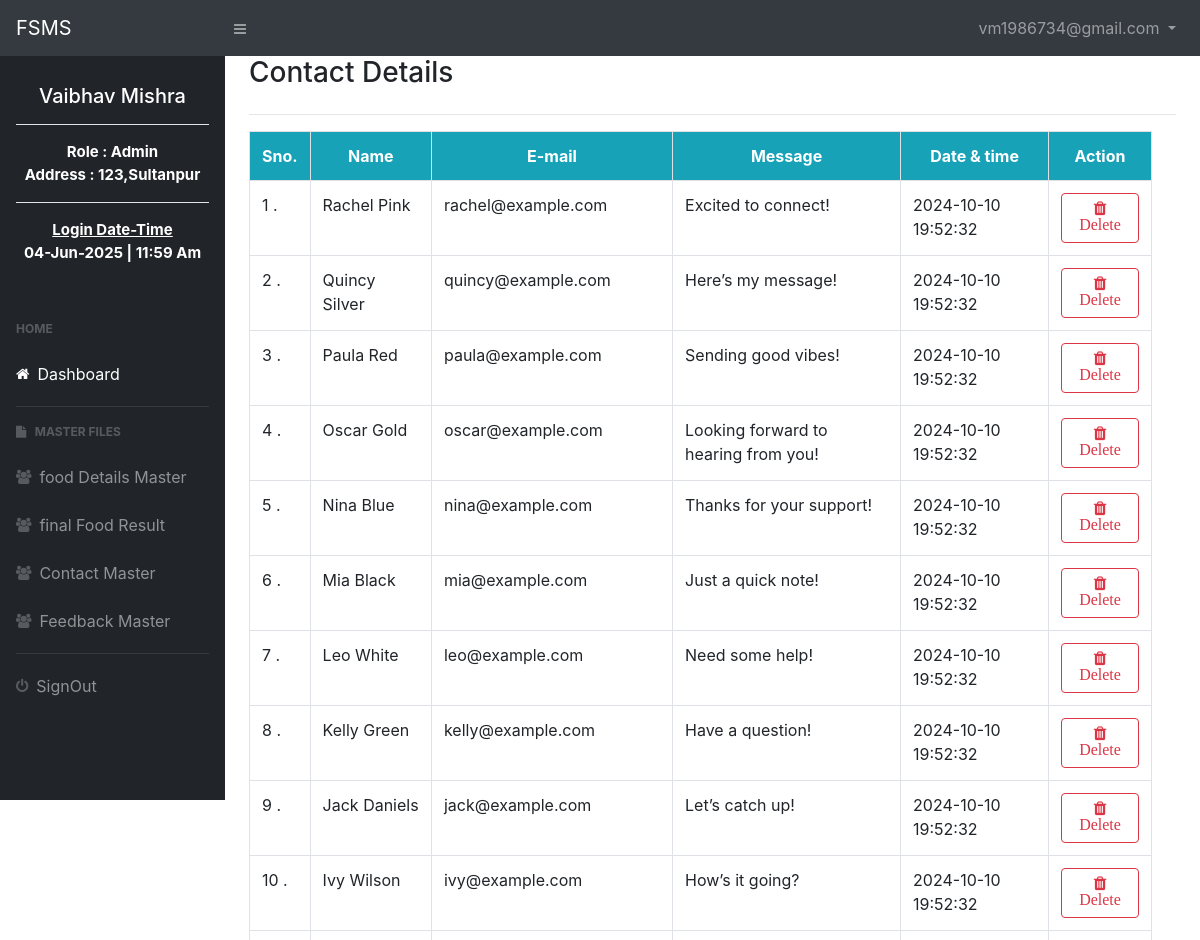
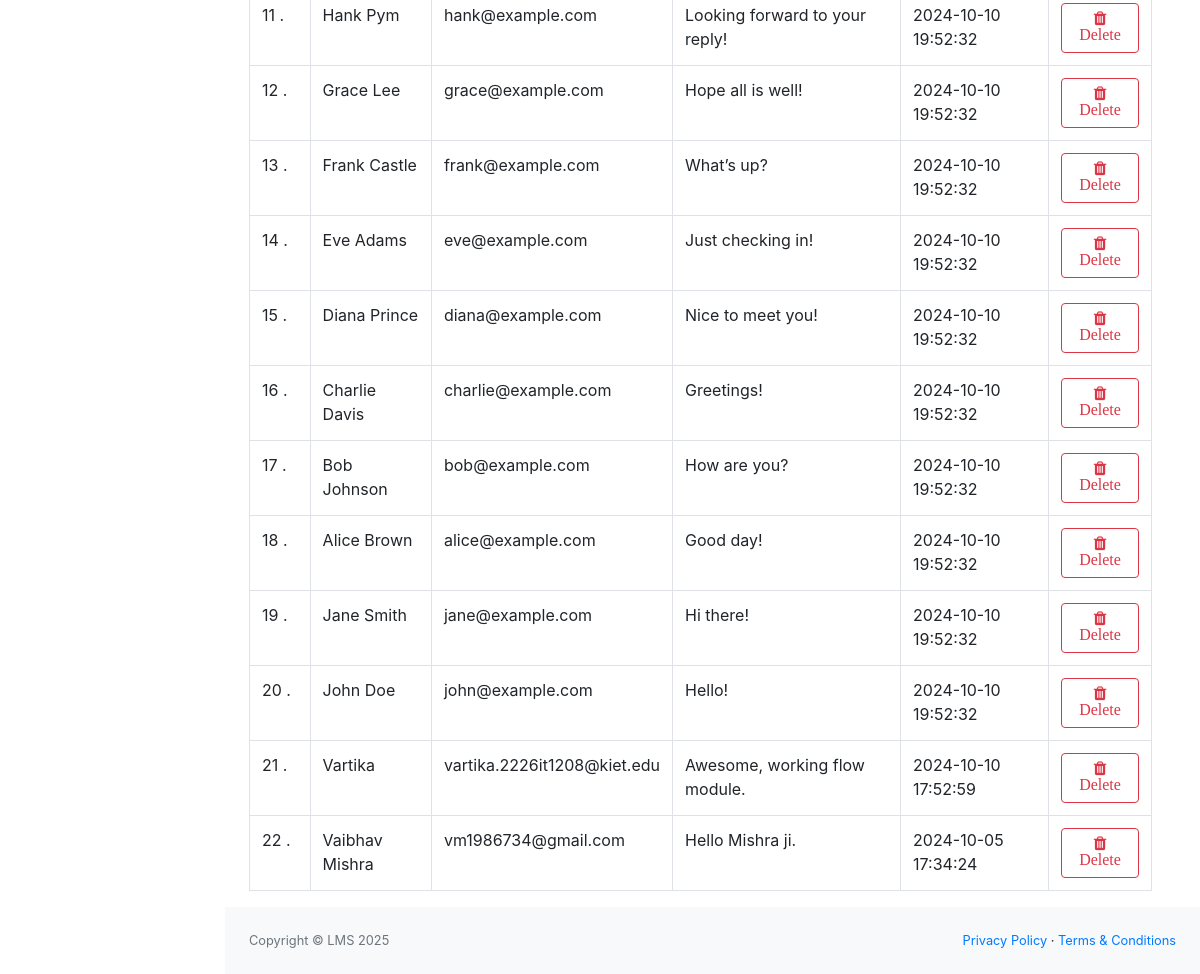
The page /contactDetails.php (signed in) on the database its author committed (2 pictures, top to bottom).
### tables this page shows
CREATE TABLE `users` (
  `user_id` int(11) NOT NULL,
  `username` varchar(50) NOT NULL,
  `password` varchar(255) NOT NULL,
  `contact` varchar(10) NOT NULL,
  `email` varchar(100) NOT NULL,
  `address` varchar(50) NOT NULL,
  `role` enum('admin','farmer','supplier','consumer') NOT NULL
);

CREATE TABLE `contact_messages` (
  `id` int(11) NOT NULL,
  `name` varchar(100) NOT NULL,
  `email` varchar(100) NOT NULL,
  `message` text NOT NULL,
  `created_at` timestamp NOT NULL DEFAULT current_timestamp()
);

### contactDetails.php (the view, shortened to what this page needs)
<?php
      include("shared/conn.php");
?>
<!DOCTYPE html>
  <html>
   <head>
      <link rel="stylesheet" href="css/all.min.css" />
      <link rel="stylesheet" href="css/bootstrap.min.css" />
      <link rel="stylesheet" href="css/admincss.css" />
      <link rel="stylesheet" href="https://cdnjs.cloudflare.com/ajax/libs/font-awesome/4.7.0/css/font-awesome.min.css">
   </head>
   <body class="sb-nav-fixed" >
   <?php include_once("shared/adminpagetop.php") ?>
   <div id="layoutSidenav">
     <?php include_once("shared/adminsidenav.php") ?>
     <div id="layoutSidenav_content">
      <main>
      <div class="container">
         <div class="row">
            <div class="col-12">
               <h3>Contact Details</h3>
            </div>
         </div>
         <hr/>
         <div class="row table-responsive">
            <div class="col-md-12">
               <?php
                  $rs=mysqli_query($conn,"SELECT * FROM `contact_messages`  order by id desc")
                  or die("Error: ".mysqli_error($conn));
                  $str="";
                  $id=1;
                  while($row=mysqli_fetch_array($rs))
                     {
                        $str.="<tr>
                           <td>$id .</td>
                           <td>$row[1]</td>
                           <td>$row[2]</td>
                           <td>$row[3]</td>
                           <td>$row[4]</td>
                           <td class='text-center'>
                              <a href='contactDetails?flag=d&id=$row[0]' class='btn btn-outline-danger'
                                    onclick='return confirm(\"Do you want to Delete this Record..?\")'>
                                    <i class='fa fa-trash'>
                                       Delete
                                    </i>
                              </a>
                           </td>
                        </tr>";
                     $id++;
      }
      $tbl="";
      if($str)
      {
         $tbl.="<table class='table table-bordered '>
                     <tr class='bg-info text-white text-center'>
                     <th>Sno.</th>
                     <th>Name</th>
                     <th>E-mail</th>
                     <th>Message</th>
                     <th>Date & time</th>
                     <th class='text-center'> Action</th>
                </tr>
                     $str
                     </table>";
      }
      if($tbl)
         echo $tbl;
      else
         echo "No data found.." ;
?>
</div>
</div>
</div>
</main>
<?php
include_once("shared/adminpagebottom.php")
?>
</div>
</div>
</body>
</html>

### shared/adminsidenav.php (shortened to what this page needs)
<div id="layoutSidenav_nav">
<nav class="sb-sidenav accordion sb-sidenav-dark" id="sidenavAccordion">
    <div class="sb-sidenav-menu">
         <?php
         include_once("shared/conn.php");
              if(isset($_SESSION["email"]) &&
                isset($_SESSION["logstatus"]) &&
               $_SESSION["role"]=="admin")
                 {
                    $username="guest";
                    if(isset($_SESSION["email"]))
                    $email=$_SESSION["email"];
                    $rs=mysqli_query($conn,"SELECT * FROM users WHERE email='$email'") or die("Error: ".mysqli_error($conn));
                    if($row=mysqli_fetch_row($rs))
                    {
                       $username=$row[1];
                       $Address=$row[5];
                       $role=$row[6];
                    }
                ?>
      <div class="nav">
            <div class="sb-sidenav-menu-heading text-center text-white text-capitalize " style="font-size:15px;">
                <h5><?php echo "$username"  ?><br/></h5><hr color=white>
                <?php echo "Role : $role" ?><br/>
                <?php echo "Address : $Address" ?><br/><hr color=white>
                <p class="mt-2" >
                <u>Login Date-Time</u><br> <?php echo date('d-M-Y | h:i a')?>
                </p>
            </div>
                    <div class="sb-sidenav-menu-heading">Home</div>
                    <a class="nav-link" href="">
                        <div class="sb-nav-link-icon">
                            <i class="fa fa-home"></i>
                        </div>
                        Dashboard
                    </a>
                    <div style="border-bottom: 1px solid"
		                class="ml-3 mr-3 mt-2 mb-2 text-dark">
                     </div>
                    <div class="sb-sidenav-menu-heading pt-2">
                        <i class="fa fa-file"></i>
                        &nbsp;&nbsp;Master Files
                    </div>
                    <a class="nav-link" href="./itemDetails">
                    <div class="sb-nav-link-icon">
                        <i class="fa fa-users"></i>
                        </div>
                            food Details Master
                    </a>
                    <a class="nav-link" href="FoodresultDetails">
                    <div class="sb-nav-link-icon">
                        <i class="fa fa-users"></i>
                        </div>
                           final Food Result
                    </a>
                    <a class="nav-link" href="contactDetails">
                    <div class="sb-nav-link-icon">
                        <i class="fa fa-users"></i>
                        </div>
                            Contact Master
                    </a>
                    <a class="nav-link" href="feedbackDetails">
                    <div class="sb-nav-link-icon">
                        <i class="fa fa-users"></i>
                        </div>
                            Feedback Master
                    </a>
                        <div style="border-bottom: 1px solid"
                                class="ml-3 mr-3 mt-2 mb-2 text-dark">
                        </div>
                        <a class="nav-link" href="signout.php">
                            <div class="sb-nav-link-icon">
                                    <i class="fa fa-power-off"></i>
                            </div>
                                SignOut
                        </a>
                </div>
             <?php
              }
            ?>
        </div>
    </nav>
</div>

### rows shown on the page
users: username "Vaibhav Mishra", role "Admin", address "123,Sultanpur"
contact_messages: name "Rachel Pink", email "rachel@example.com", message "Excited to connect!", created_at "2024-10-10 19:52:32"
contact_messages: name "Quincy Silver", email "quincy@example.com", message "Here’s my message!", created_at "2024-10-10 19:52:32"
contact_messages: name "Paula Red", email "paula@example.com", message "Sending good vibes!", created_at "2024-10-10 19:52:32"
contact_messages: name "Oscar Gold", email "oscar@example.com", message "Looking forward to hearing from you!", created_at "2024-10-10 19:52:32"
contact_messages: name "Nina Blue", email "nina@example.com", message "Thanks for your support!", created_at "2024-10-10 19:52:32"
contact_messages: name "Mia Black", email "mia@example.com", message "Just a quick note!", created_at "2024-10-10 19:52:32"
contact_messages: name "Leo White", email "leo@example.com", message "Need some help!", created_at "2024-10-10 19:52:32"
contact_messages: name "Kelly Green", email "kelly@example.com", message "Have a question!", created_at "2024-10-10 19:52:32"
contact_messages: name "Jack Daniels", email "jack@example.com", message "Let’s catch up!", created_at "2024-10-10 19:52:32"
contact_messages: name "Ivy Wilson", email "ivy@example.com", message "How’s it going?", created_at "2024-10-10 19:52:32"
contact_messages: name "Hank Pym", email "hank@example.com", message "Looking forward to your reply!", created_at "2024-10-10 19:52:32"
contact_messages: name "Grace Lee", email "grace@example.com", message "Hope all is well!", created_at "2024-10-10 19:52:32"
contact_messages: name "Frank Castle", email "frank@example.com", message "What’s up?", created_at "2024-10-10 19:52:32"
contact_messages: name "Eve Adams", email "eve@example.com", message "Just checking in!", created_at "2024-10-10 19:52:32"
contact_messages: name "Diana Prince", email "diana@example.com", message "Nice to meet you!", created_at "2024-10-10 19:52:32"
contact_messages: name "Charlie Davis", email "charlie@example.com", message "Greetings!", created_at "2024-10-10 19:52:32"
contact_messages: name "Bob Johnson", email "bob@example.com", message "How are you?", created_at "2024-10-10 19:52:32"
contact_messages: name "Alice Brown", email "alice@example.com", message "Good day!", created_at "2024-10-10 19:52:32"
contact_messages: name "Jane Smith", email "jane@example.com", message "Hi there!", created_at "2024-10-10 19:52:32"
contact_messages: name "John Doe", email "john@example.com", message "Hello!", created_at "2024-10-10 19:52:32"
contact_messages: name "Vartika", email "vartika.2226it1208@kiet.edu", message "Awesome, working flow module.", created_at "2024-10-10 17:52:59"
contact_messages: name "Vaibhav Mishra", email "vm1986734@gmail.com", message "Hello Mishra ji.", created_at "2024-10-05 17:34:24"

### other values the page prints
$_SESSION["email"] "vm1986734@gmail.com"
